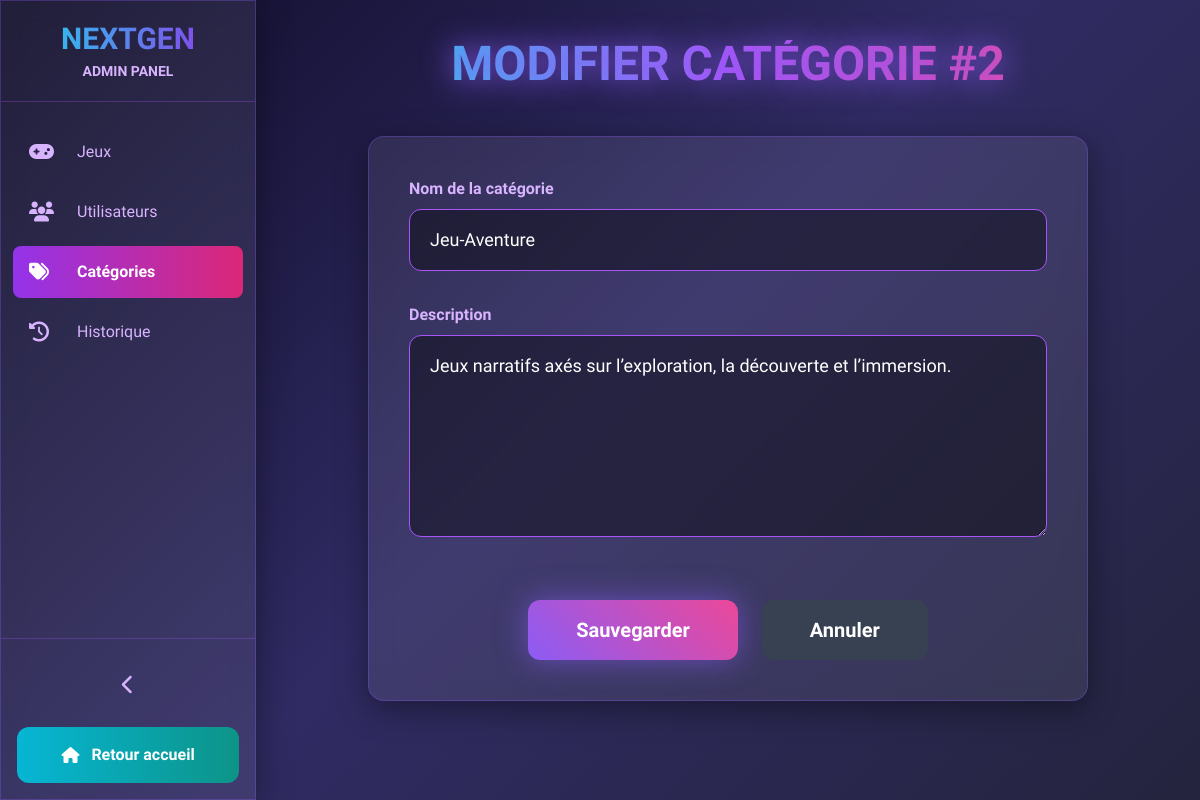
Page /view/backoffice/modifier_categories.php?id=2 (signed in) on the committed database.
### tables this page shows
CREATE TABLE `categorie` (
  `id_categorie` int(11) NOT NULL,
  `nom_categorie` varchar(100) NOT NULL,
  `description` text DEFAULT NULL
);

### controller/categorieController.php (called while the page is built, shortened)
<?php
require_once dirname(__DIR__) . '/models/categorie.php';
class CategorieController
{
    public function getCategorie($id)
    {
        $sql = "SELECT * FROM categorie WHERE id_categorie = :id";
        $db = config::getConnexion();
        try {
            $query = $db->prepare($sql);
            $query->execute([':id' => $id]);
            $row = $query->fetch(PDO::FETCH_ASSOC);
            return new Categorie(
                $row['nom_categorie'],
                $row['description'] ?? null,
                $row['id_categorie']
            );
        } catch (Exception $e) {
            error_log('Erreur getCategorie: ' . $e->getMessage());
            return null;
        }
    }
}

### models/categorie.php (called while the page is built, shortened)
<?php
class Categorie
{
    private $nom_categorie;
    private $description;
    public function __construct($nom_categorie, $description = null, $id_categorie = null)
    {
        $this->nom_categorie = $nom_categorie;
        $this->description = $description;
    }
    public function getNomCategorie() { return $this->nom_categorie; }
    public function getDescription() { return $this->description; }
}

### view/backoffice/modifier_categories.php (the view, shortened to what this page needs)
<?php
require_once '../../controller/CategorieController.php';
$controller = new CategorieController();
$id = (int)($_GET['id'] ?? 0);
$categorie = $controller->getCategorie($id);
?>
<!DOCTYPE html>
<html lang="fr" class="h-full">
<head>
  <script src="https://cdn.tailwindcss.com"></script>
  <link href="https://cdnjs.cloudflare.com/ajax/libs/font-awesome/6.5.0/css/all.min.css" rel="stylesheet">
</head>
<body class="h-full" x-data="{ sidebarOpen: true }">
  <aside :class="sidebarOpen ? 'sidebar-open' : 'sidebar-closed'"
         class="glass fixed inset-y-0 left-0 z-40 flex flex-col transition-all duration-300 overflow-hidden">
    <div class="p-5 text-center border-b border-purple-500/30">
      <h1 class="text-3xl font-black bg-gradient-to-r from-cyan-400 to-purple-600 bg-clip-text text-transparent">NEXTGEN</h1>
      <p x-show="sidebarOpen" class="text-purple-300 text-sm font-bold mt-1">ADMIN PANEL</p>
    </div>
    <nav class="flex-1 px-3 py-6 space-y-2">
      <?php $current = basename($_SERVER['PHP_SELF']); ?>
      <a href="admin_jeux.php" class="flex items-center space-x-4 px-4 py-3 rounded-lg transition <?= str_contains($current,'jeux')?'bg-gradient-to-r from-purple-600 to-pink-600 text-white':'hover:bg-white/10 text-purple-300' ?>">
        <i class="fas fa-gamepad w-8 text-xl"></i><span x-show="sidebarOpen">Jeux</span>
      </a>
      <a href="admin_users.php" class="flex items-center space-x-4 px-4 py-3 rounded-lg transition <?= str_contains($current,'users')?'bg-gradient-to-r from-purple-600 to-pink-600 text-white':'hover:bg-white/10 text-purple-300' ?>">
        <i class="fas fa-users w-8 text-xl"></i><span x-show="sidebarOpen">Utilisateurs</span>
      </a>
      <a href="admin_categories.php" class="flex items-center space-x-4 px-4 py-3 rounded-lg bg-gradient-to-r from-purple-600 to-pink-600 text-white font-bold">
        <i class="fas fa-tags w-8 text-xl"></i><span x-show="sidebarOpen">Catégories</span>
      </a>
      <a href="admin_historique.php" class="flex items-center space-x-4 px-4 py-3 rounded-lg transition <?= $current==='admin_historique.php'?'bg-gradient-to-r from-purple-600 to-pink-600 text-white':'hover:bg-white/10 text-purple-300' ?>">
        <i class="fas fa-history w-8 text-xl"></i><span x-show="sidebarOpen">Historique</span>
      </a>
</nav>
    <div class="p-4 border-t border-purple-500/30">
      <button @click="sidebarOpen = !sidebarOpen" class="w-full py-4 hover:bg-white/5 rounded-lg"><i class="fas fa-chevron-left mx-auto text-xl text-purple-300" :class="{'rotate-180': !sidebarOpen}"></i></button>
      <a href="../frontoffice/index.php" class="flex items-center justify-center gap-3 px-4 py-4 mt-3 rounded-xl bg-gradient-to-r from-cyan-500 to-teal-600 text-white font-bold hover:scale-105 transition">
        <i class="fas fa-home"></i><span x-show="sidebarOpen">Retour accueil</span>
      </a>
    </div>
  </aside>
  <main class="min-h-screen transition-all duration-300" :class="sidebarOpen ? 'lg:ml-64 ml-20' : 'ml-20'">
    <div class="max-w-3xl mx-auto px-6 py-10">
      <h1 class="text-center text-5xl font-black bg-gradient-to-r from-cyan-400 via-purple-500 to-pink-500 bg-clip-text text-transparent neon-text mb-12">
      </h1>
      <div class="glass rounded-2xl p-10">
        <form method="POST" class="space-y-8">
          <div>
            <label class="block text-purple-300 font-bold mb-2">Nom de la catégorie</label>
            <input type="text" name="nom" value="<?= htmlspecialchars($categorie->getNomCategorie()) ?>" required class="w-full px-5 py-4 bg-black/40 rounded-xl border border-purple-500 focus:border-cyan-400 text-white text-lg">
          </div>
          <div>
            <label class="block text-purple-300 font-bold mb-2">Description</label>
            <textarea name="description" rows="6" required class="w-full px-5 py-4 bg-black/40 rounded-xl border border-purple-500 focus:border-cyan-400 text-white text-lg"><?= htmlspecialchars($categorie->getDescription() ?? '') ?></textarea>
          </div>
          <div class="flex justify-center gap-6 pt-6">
            <button type="submit" class="btn-neon text-white font-bold py-4 px-12 rounded-xl text-xl hover:scale-105 transition">Sauvegarder</button>
            <a href="admin_categories.php" class="bg-gray-700 hover:bg-gray-600 text-white font-bold py-4 px-12 rounded-xl text-xl transition">Annuler</a>
          </div>
        </form>
      </div>
    </div>
  </main>
</body>
</html>

### view/backoffice/modifier_categories.php (style rules this page uses)
body { background: linear-gradient(135deg, #0f0c29, #302b63, #24243e); font-family: 'Exo 2', sans-serif; color: #e0e7ff; }
.glass { background: rgba(255,255,255,0.08); backdrop-filter: blur(12px); border: 1px solid rgba(139,92,246,0.3); box-shadow: 0 8px 32px rgba(0,0,0,0.4); }
.neon-text { text-shadow: 0 0 30px #8b5cf6; }
.btn-neon { background: linear-gradient(45deg, #8b5cf6, #ec4899); box-shadow: 0 0 30px rgba(139,92,246,0.6); }
.sidebar-open { width: 16rem; }

### rows in the picture
categorie: nom "Jeu-Aventure", description "Jeux narratifs axés sur l’exploration, la découverte et l’immersion."
